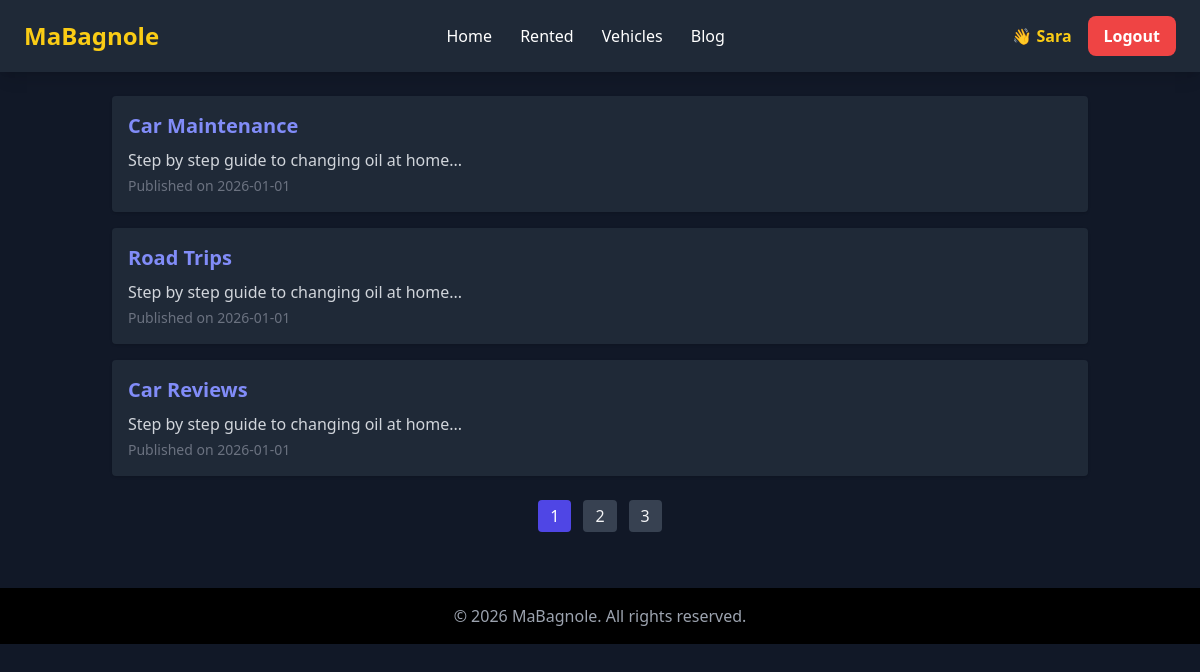
The app's page /code/View/Themes.php (signed in) with its own data.
### tables this page shows
CREATE TABLE themes (
    id INT AUTO_INCREMENT PRIMARY KEY,
    title VARCHAR(150) NOT NULL,
    description TEXT
);

### code/controlls/home_themes.php (called while the page is built, shortened)
<?php
$gethemes = new Theme;
$data = $gethemes->getThemes();
?>

### code/config/database.php (called while the page is built, shortened)
<?php
class Database
{
    private static $conn = null;
    public static function Connect()
    {
    if (self::$conn === null) {
        try {
            self::$conn = new PDO("mysql:host=localhost;dbname=MaBagnole;charset=utf8mb4","root","");
            self::$conn->setAttribute(PDO::ATTR_ERRMODE, PDO::ERRMODE_EXCEPTION);
            self::$conn->setAttribute(PDO::ATTR_DEFAULT_FETCH_MODE, PDO::FETCH_ASSOC);
        } catch (PDOException $e) {
            die("Database connection failed: " . $e->getMessage());
        }
        }
        return self::$conn;
    }
}

### code/models/Theme.php (called while the page is built, shortened)
<?php
Class Theme
{
    public function getThemes()
    {
        try{
            $sql = "SELECT * FROM themes";
            $stmt = DataBase::Connect()->prepare($sql);
            $stmt->execute();
            return $stmt->fetchAll();
        }catch(PDOException $e){
            return $e;
        }
    }
}
?>

### code/View/Themes.php (the view, shortened to what this page needs)
<?php
     include_once "../controlls/home_themes.php";
?>
<!DOCTYPE html>
<html lang="en" >
<head>
    <script src="https://cdn.tailwindcss.com"></script>
</head>
<body class="bg-gray-900 min-h-screen text-gray-100">
<?php include_once "./header.php"; ?>
<main class="max-w-5xl mx-auto p-6">
    <div class="space-y-4">
        <?php
        foreach($data as $sa){
            echo "
        <article class='bg-gray-800 p-4 rounded shadow hover:shadow-indigo-600 transition cursor-pointer'>
            <h2 class='text-xl font-semibold text-indigo-400 hover:underline'>
                <a href='./theme_articls.php?id={$sa['id']}'>{$sa['title']}</a>
            </h2>
            <p class='text-gray-300 mt-2'>Step by step guide to changing oil at home...</p>
            <p class='text-sm text-gray-500 mt-1'>Published on 2026-01-01</p>
        </article>
        ";
        }
        ?>
    </div>
    <nav class="mt-6 flex justify-center space-x-3">
        <a href="#" class="px-3 py-1 bg-indigo-600 text-white rounded hover:bg-indigo-700">1</a>
        <a href="#" class="px-3 py-1 bg-gray-700 rounded hover:bg-gray-600">2</a>
        <a href="#" class="px-3 py-1 bg-gray-700 rounded hover:bg-gray-600">3</a>
    </nav>
</main>
<footer class="bg-black text-gray-400 p-4 text-center mt-8">
    &copy; 2026 MaBagnole. All rights reserved.
</footer>
</body>
</html>

### records on screen
themes: title "Car Maintenance"
themes: title "Road Trips"
themes: title "Car Reviews"

### other values on screen
$_SESSION['username'] "Sara"
